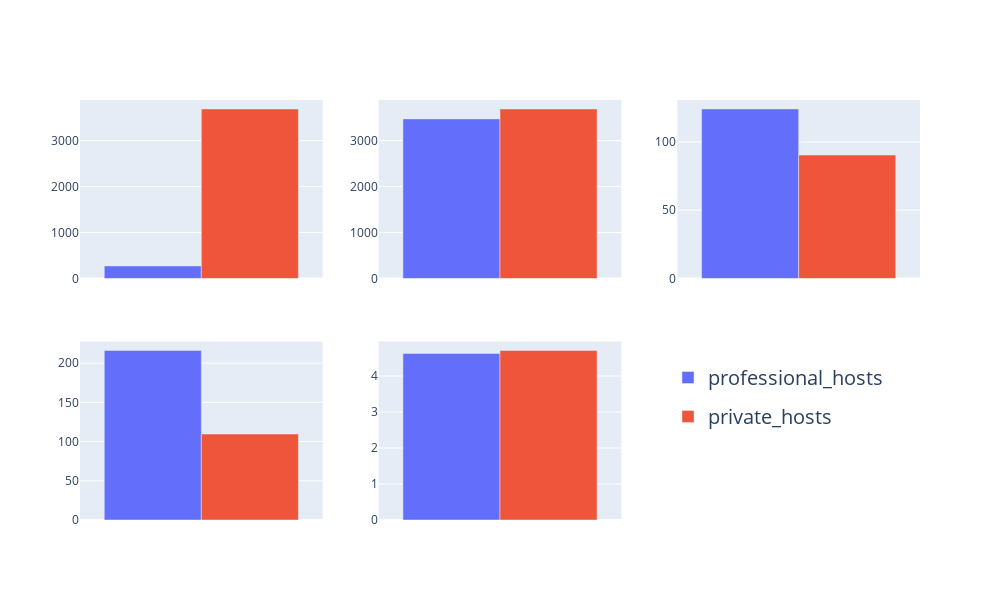

Notebook code cell kept with this figure:
### Code cell
# plot professional vs private host comparison

columns = ['number_of_hosts', 'total_listings', 'mean_price', 'mean_availability', 'review_scores_rating']
host_types = ['professional_hosts', 'private_hosts']

fig = make_subplots(rows=2, cols=3, shared_yaxes=False)

fig.add_trace(go.Bar(y=professional_vs_private_melted[(professional_vs_private_melted['metric'] == columns[0])
                        & (professional_vs_private_melted['host_type'] == host_types[0])]['value'], marker_color='#636EFA',
                        name=host_types[0], legendgroup='group1', showlegend=True), 1, 1)
fig.add_trace(go.Bar(y=professional_vs_private_melted[(professional_vs_private_melted['metric'] == columns[0])
                        & (professional_vs_private_melted['host_type'] == host_types[1])]['value'], marker_color='#EF553B',
                        name=host_types[1], legendgroup='group2', showlegend=True), 1, 1)

fig.add_trace(go.Bar(y=professional_vs_private_melted[(professional_vs_private_melted['metric'] == columns[1])
                        & (professional_vs_private_melted['host_type'] == host_types[0])]['value'], marker_color='#636EFA',
                        name=host_types[0], legendgroup='group1', showlegend=False), 1, 2)
fig.add_trace(go.Bar(y=professional_vs_private_melted[(professional_vs_private_melted['metric'] == columns[1])
                        & (professional_vs_private_melted['host_type'] == host_types[1])]['value'], marker_color='#EF553B',
                        name=host_types[1], legendgroup='group2', showlegend=False), 1, 2)

fig.add_trace(go.Bar(y=professional_vs_private_melted[(professional_vs_private_melted['metric'] == columns[2])
                        & (professional_vs_private_melted['host_type'] == host_types[0])]['value'], marker_color='#636EFA',
                        name=host_types[0], legendgroup='group1', showlegend=False),1, 3)
fig.add_trace(go.Bar(y=professional_vs_private_melted[(professional_vs_private_melted['metric'] == columns[2])
                        & (professional_vs_private_melted['host_type'] == host_types[1])]['value'], marker_color='#EF553B',
                        name=host_types[1], legendgroup='group2', showlegend=False), 1, 3)

fig.add_trace(go.Bar(y=professional_vs_private_melted[(professional_vs_private_melted['metric'] == columns[3])
                        & (professional_vs_private_melted['host_type'] == host_types[0])]['value'], marker_color='#636EFA',
                        name=host_types[0], legendgroup='group1', showlegend=False), 2, 1)
fig.add_trace(go.Bar(y=professional_vs_private_melted[(professional_vs_private_melted['metric'] == columns[3])
                        & (professional_vs_private_melted['host_type'] == host_types[1])]['value'], marker_color='#EF553B',
                        name=host_types[1], legendgroup='group2', showlegend=False), 2, 1)
                        
fig.add_trace(go.Bar(y=professional_vs_private_melted[(professional_vs_private_melted['metric'] == columns[4])
                        & (professional_vs_private_melted['host_type'] == host_types[0])]['value'], marker_color='#636EFA',
                        name=host_types[0], legendgroup='group1', showlegend=False), 2, 2)
fig.add_trace(go.Bar(y=professional_vs_private_melted[(professional_vs_private_melted['metric'] == columns[4])
                        & (professional_vs_private_melted['host_type'] == host_types[1])]['value'], marker_color='#EF553B',
                        name=host_types[1], legendgroup='group2', showlegend=False), 2, 2)
                        
fig.update_xaxes(visible=False)
fig.update_layout(showlegend=True)
fig.update_layout(autosize=False, width=1000, height=600)
fig.update_layout(legend=dict(y=0.20, x=0.70, font=dict(size=20)))

### Figure 1 — Plotly figure (JSON) as saved in the notebook; plotly's stock layout.template omitted (floating-point values rounded to 4 significant figures)
{"data": [{"legendgroup": "group1", "marker": {"color": "#636EFA"}, "name": "professional_hosts", "showlegend": true, "type": "bar", "xaxis": "x", "y": [273], "yaxis": "y"}, {"legendgroup": "group2", "marker": {"color": "#EF553B"}, "name": "private_hosts", "showlegend": true, "type": "bar", "xaxis": "x", "y": [3690], "yaxis": "y"}, {"legendgroup": "group1", "marker": {"color": "#636EFA"}, "name": "professional_hosts", "showlegend": false, "type": "bar", "xaxis": "x2", "y": [3473], "yaxis": "y2"}, {"legendgroup": "group2", "marker": {"color": "#EF553B"}, "name": "private_hosts", "showlegend": false, "type": "bar", "xaxis": "x2", "y": [3690], "yaxis": "y2"}, {"legendgroup": "group1", "marker": {"color": "#636EFA"}, "name": "professional_hosts", "showlegend": false, "type": "bar", "xaxis": "x3", "y": [124.1], "yaxis": "y3"}, {"legendgroup": "group2", "marker": {"color": "#EF553B"}, "name": "private_hosts", "showlegend": false, "type": "bar", "xaxis": "x3", "y": [90.33], "yaxis": "y3"}, {"legendgroup": "group1", "marker": {"color": "#636EFA"}, "name": "professional_hosts", "showlegend": false, "type": "bar", "xaxis": "x4", "y": [216.2], "yaxis": "y4"}, {"legendgroup": "group2", "marker": {"color": "#EF553B"}, "name": "private_hosts", "showlegend": false, "type": "bar", "xaxis": "x4", "y": [109.6], "yaxis": "y4"}, {"legendgroup": "group1", "marker": {"color": "#636EFA"}, "name": "professional_hosts", "showlegend": false, "type": "bar", "xaxis": "x5", "y": [4.626], "yaxis": "y5"}, {"legendgroup": "group2", "marker": {"color": "#EF553B"}, "name": "private_hosts", "showlegend": false, "type": "bar", "xaxis": "x5", "y": [4.709], "yaxis": "y5"}], "layout": {"autosize": false, "height": 600, "legend": {"font": {"size": 20}, "x": 0.7, "y": 0.2}, "showlegend": true, "width": 1000, "xaxis": {"anchor": "y", "domain": [0, 0.2889], "visible": false}, "xaxis2": {"anchor": "y2", "domain": [0.3556, 0.6444], "visible": false}, "xaxis3": {"anchor": "y3", "domain": [0.7111, 1], "visible": false}, "xaxis4": {"anchor": "y4", "domain": [0, 0.2889], "visible": false}, "xaxis5": {"anchor": "y5", "domain": [0.3556, 0.6444], "visible": false}, "xaxis6": {"anchor": "y6", "domain": [0.7111, 1], "visible": false}, "yaxis": {"anchor": "x", "domain": [0.575, 1]}, "yaxis2": {"anchor": "x2", "domain": [0.575, 1]}, "yaxis3": {"anchor": "x3", "domain": [0.575, 1]}, "yaxis4": {"anchor": "x4", "domain": [0, 0.425]}, "yaxis5": {"anchor": "x5", "domain": [0, 0.425]}, "yaxis6": {"anchor": "x6", "domain": [0, 0.425]}}}
